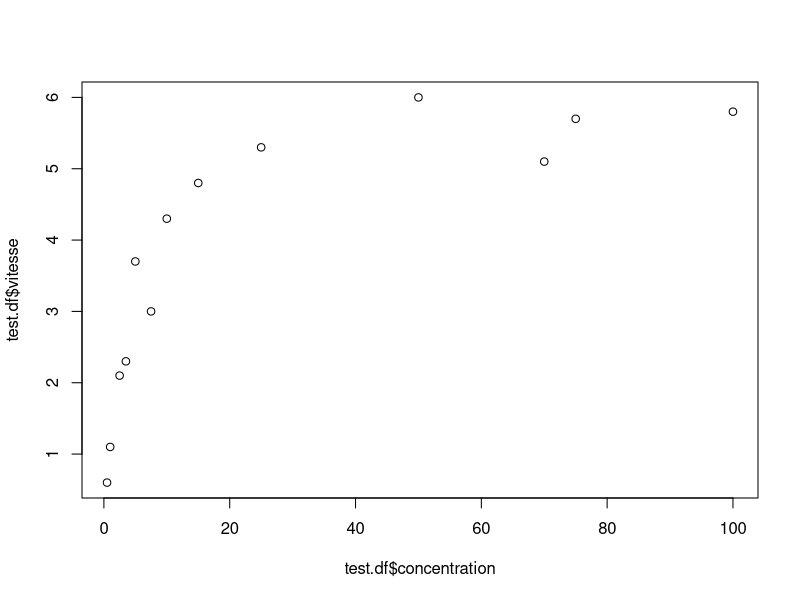

Generate this figure with R:
## ---- chunk 1
# Le package tidyverse facilite le traitement des données dans R. Si il n'est pas installé, il peut être installé en tapant "install.packages("tidyverse")" dans la console. 
library(tidyverse)
## ---- chunk 2
# Dans un document RMarkdown comme celui-ci du code R peut être insérer dans des 'chunk'. Le code sera executé au moment où le document est 'knit'. Par défaut, le code et sont résultat seront présent dans le document final. Vous pouvez aussi executer une ligne de code en tapant ctrl+enter ou tout le code en tapant ctrl+maj+enter.

#Ici nous entrons simplement une série de vitesse et de concentration que nous allons utiliser. Nous les entrons ensuite dans un data frame pour faciliter l'utilisation. 

vitesse <- c(0.6,1.1,2.1,2.3,3.7,3.,4.3,4.8,5.3,6.0,5.1,5.7,5.8)
concentration <- c(0.5,1,2.5,3.5,5,7.5,10,15,25,50,70,75,100)

test.df <- data.frame(concentration, vitesse) 

test.df
## ---- chunk 3
#Pour accéder aux données au sein d'un data frame, on peut utiliser l'opérateur '$'. 

plot(test.df$concentration, test.df$vitesse)
## ---- chunk 4
mm.nls <- nls(test.df$vitesse ~ (Vmax * test.df$concentration / (Km + test.df$concentration)), data=test.df, start=list(Km=5, Vmax=6)) 
summary(mm.nls)
